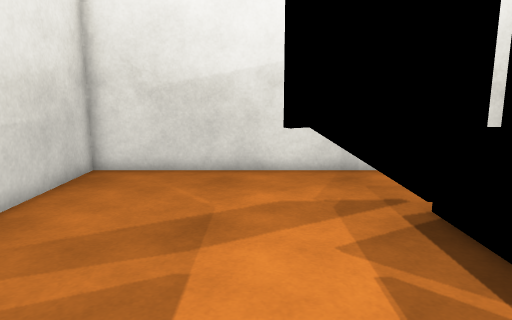
View 1 (above)

12 first-person views from a walk through a 3-D level made in the Unity game engine. The camera is 1.3 m above the floor, tilts 10° down and sees 70° across. The floor is counted in squares, 0.5 m on a side. Each view is taken from the middle of a square. On the plan, view 1 faces up. The plan holds only what a view shows up to about 20 squares ahead; the rest is blank. The player character is not drawn. Surface patterns are stand-ins for the level's own textures.

View 2
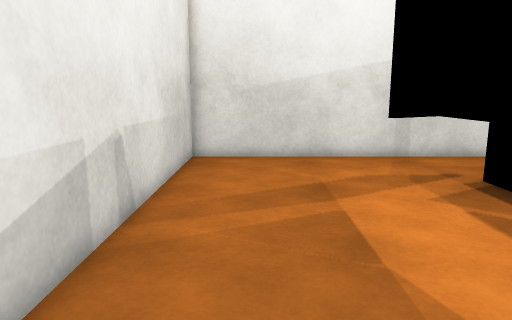

View 3
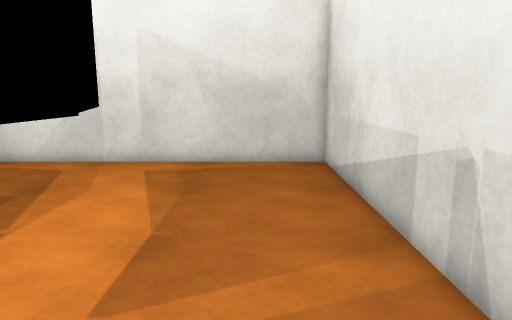

View 4
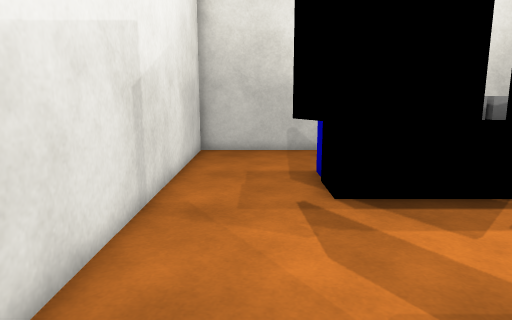

View 5
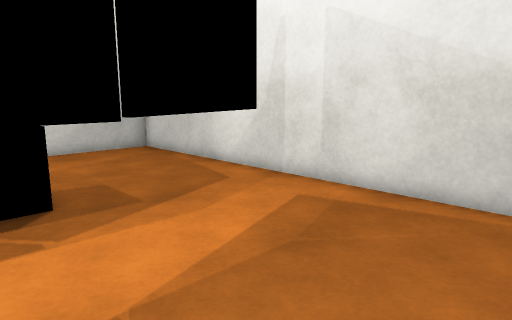

View 6
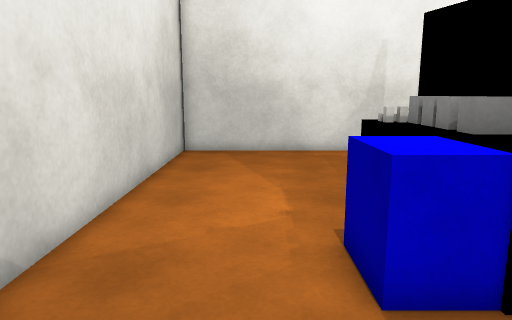

View 7
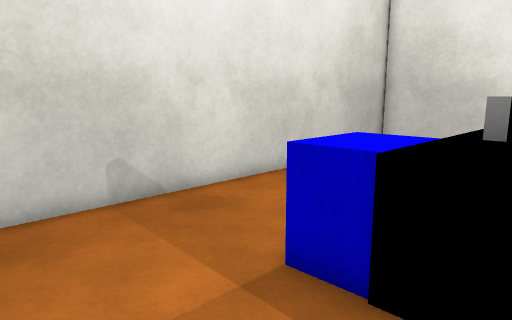

View 8
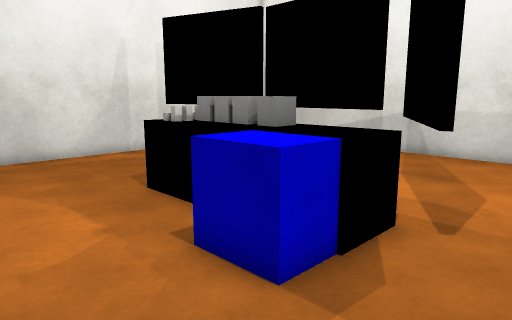

View 9
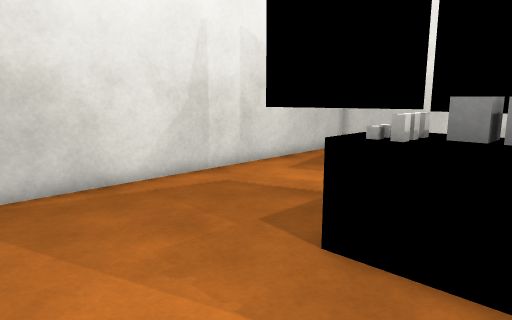

View 10
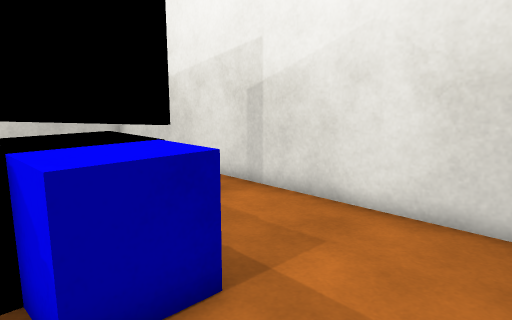

View 11
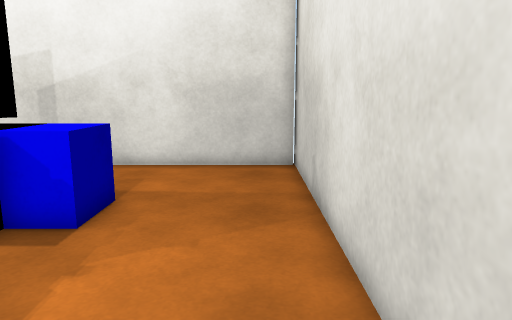

View 12
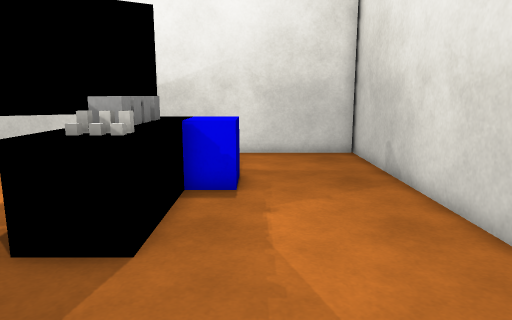

### Floor plan
Key: @ floor where view 1 was taken; # wall or solid block; x gap in a wall; . floor; T thing the floor can be seen under or through; O other object.
Columns run from 6 left of view 1 to 12 right of it. Each row starts with its distance up from view 1.
 13 ###################
 12 #.................#
 11 #.................#
 10 #.................#
  9 #.........TT......#
  8 #.......TTOOOO....#
  7 #......TT.  OO....#
  6 #......x.. OOO....#
  5 #......T.. OO.....#
  4 #......T.. OO.....#
  3 #......T.. OO.....#
  2 #......T..OOO.....#
  1 #......T..........#
  0 #.....@T .........#
 -1 #......  .........#
 -2 #.......T.........#
 -3 #.......T.........#
 -4 #.................#
 -5 ###################

Where each view was taken, in squares from view 1:
view 1: 0 up, 0 right, facing up
view 2: 3 down, 3 left, facing up
view 3: 9 up, 3 left, facing down
view 4: 10 up, 5 left, facing right
view 5: 4 up, 5 left, facing down-right
view 6: 12 up, 9 right, facing down
view 7: 12 up, 4 right, facing down-right
view 8: 11 up, 11 right, facing down-left
view 9: 5 up, 11 right, facing down-left
view 10: 5 up, 11 right, facing up-left
view 11: 1 down, 11 right, facing up
view 12: 4 down, 8 right, facing up
